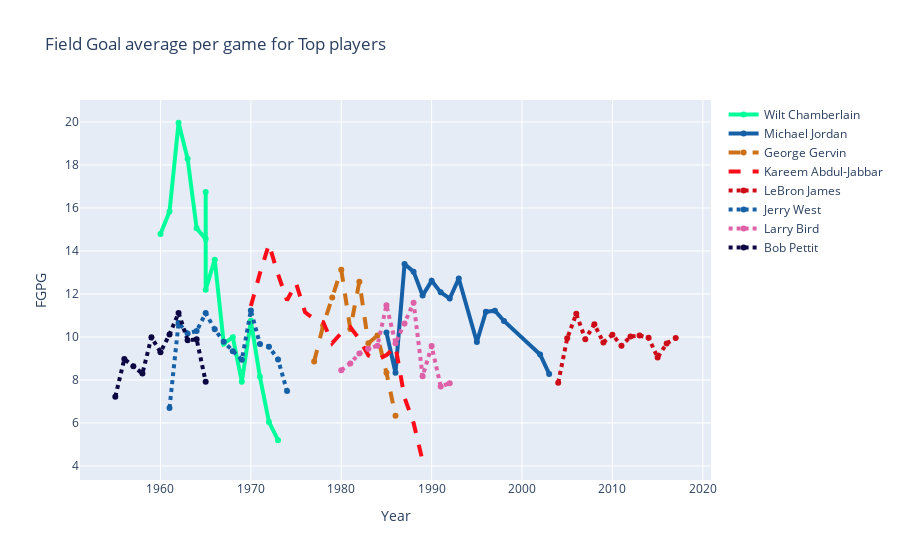

The code cell stored with this chart in its notebook:
### Code cell
trace0 = go.Scatter(
    x = final_df.Year[final_df.Player == 'Wilt Chamberlain*'],
    y = final_df.fgpg[final_df.Player == 'Wilt Chamberlain*'],
    name = 'Wilt Chamberlain',
    connectgaps=True,
    line = dict(
        color = ('rgb(0, 255, 155)'),
        width = 4)
)
trace1 = go.Scatter(
    x = final_df.Year[final_df.Player == 'Michael Jordan*'],
    y = final_df.fgpg[final_df.Player == 'Michael Jordan*'],
    name = 'Michael Jordan',
    connectgaps=True,
    line = dict(
        color = ('rgb(22, 96, 167)'),
        width = 4,)
)
trace2 = go.Scatter(
    x = final_df.Year[final_df.Player == 'George Gervin*'],
    y = final_df.fgpg[final_df.Player == 'George Gervin*'],
    name = 'George Gervin',
    connectgaps=True,
    line = dict(
        color = ('rgb(205, 112, 24)'),
        width = 4,
        dash = 'dash') 
)
trace3 = go.Scatter(
    x = final_df.Year[final_df.Player == 'Kareem Abdul-Jabbar*'],
    y = final_df.fgpg[final_df.Player == 'Kareem Abdul-Jabbar*'],
    name = 'Kareem Abdul-Jabbar',
    connectgaps=True,
    line = dict(
        color = ('rgb(255, 12, 24)'),
        width = 4,
        dash = 'dash')
)
trace4 = go.Scatter(
    x = final_df.Year[final_df.Player == 'LeBron James'],
    y = final_df.fgpg[final_df.Player == 'LeBron James'],
    name = 'LeBron James ',
    connectgaps=True,
    line = dict(
        color = ('rgb(205, 12, 24)'),
        width = 4,
        dash = 'dot')
)
trace5 = go.Scatter(
    x = final_df.Year[final_df.Player == 'Jerry West*'],
    y = final_df.fgpg[final_df.Player == 'Jerry West*'],
    name = 'Jerry West',
    connectgaps=True,
    line = dict(
        color = ('rgb(22, 96, 167)'),
        width = 4,
        dash = 'dot')
)
trace6 = go.Scatter(
    x = final_df.Year[final_df.Player == 'Larry Bird*'],
    y = final_df.fgpg[final_df.Player == 'Larry Bird*'],
    name = 'Larry Bird',
    connectgaps=True,
    line = dict(
        color = ('rgb(222, 96, 167)'),
        width = 4,
        dash = 'dot')
)
trace7 = go.Scatter(
    x = final_df.Year[final_df.Player == 'Bob Pettit*'],
    y = final_df.fgpg[final_df.Player == 'Bob Pettit*'],
    name = 'Bob Pettit',
    connectgaps=True,
    line = dict(
        color = ('rgb(12, 6, 67)'),
        width = 4,
        dash = 'dot')
)
data = [trace0, trace1, trace2, trace3, trace4, trace5, trace6, trace7]

# Edit the layout
layout = dict(title = 'Field Goal average per game for Top players',
              xaxis = dict(title = 'Year'),
              yaxis = dict(title = 'FGPG'),
              )

fig = dict(data=data, layout=layout)
py.iplot(fig, filename='styled-line')

### Figure 1 — Plotly figure (JSON) as saved in the notebook; plotly's stock layout.template omitted (floating-point values rounded to 4 significant figures)
{"data": [{"connectgaps": true, "line": {"color": "rgb(0, 255, 155)", "width": 4}, "name": "Wilt Chamberlain", "type": "scatter", "x": [1960, 1961, 1962, 1963, 1964, 1965, 1965, 1965, 1966, 1967, 1968, 1969, 1970, 1971, 1972, 1973], "y": [14.79, 15.84, 19.96, 18.29, 15.05, 14.56, 16.74, 12.2, 13.59, 9.691, 9.988, 7.914, 10.75, 8.146, 6.049, 5.195]}, {"connectgaps": true, "line": {"color": "rgb(22, 96, 167)", "width": 4}, "name": "Michael Jordan", "type": "scatter", "x": [1985, 1986, 1987, 1988, 1989, 1990, 1991, 1992, 1993, 1995, 1996, 1997, 1998, 2002, 2003], "y": [10.21, 8.333, 13.39, 13.04, 11.93, 12.61, 12.07, 11.79, 12.72, 9.765, 11.17, 11.22, 10.74, 9.183, 8.28]}, {"connectgaps": true, "line": {"color": "rgb(205, 112, 24)", "dash": "dash", "width": 4}, "name": "George Gervin", "type": "scatter", "x": [1977, 1978, 1979, 1980, 1981, 1982, 1983, 1984, 1985, 1986], "y": [8.854, 10.54, 11.84, 13.13, 10.37, 12.57, 9.705, 10.07, 8.333, 6.329]}, {"connectgaps": true, "line": {"color": "rgb(255, 12, 24)", "dash": "dash", "width": 4}, "name": "Kareem Abdul-Jabbar", "type": "scatter", "x": [1970, 1971, 1972, 1973, 1974, 1975, 1976, 1977, 1978, 1979, 1980, 1981, 1982, 1983, 1984, 1985, 1986, 1987, 1988, 1989], "y": [11.44, 12.96, 14.31, 12.92, 11.7, 12.49, 11.15, 10.83, 10.69, 9.713, 10.18, 10.45, 9.908, 9.139, 8.95, 9.152, 9.557, 7.179, 6, 4.23]}, {"connectgaps": true, "line": {"color": "rgb(205, 12, 24)", "dash": "dot", "width": 4}, "name": "LeBron James ", "type": "scatter", "x": [2004, 2005, 2006, 2007, 2008, 2009, 2010, 2011, 2012, 2013, 2014, 2015, 2016, 2017], "y": [7.873, 9.938, 11.08, 9.897, 10.59, 9.741, 10.11, 9.595, 10.02, 10.07, 9.961, 9.043, 9.697, 9.946]}, {"connectgaps": true, "line": {"color": "rgb(22, 96, 167)", "dash": "dot", "width": 4}, "name": "Jerry West", "type": "scatter", "x": [1961, 1962, 1963, 1964, 1965, 1966, 1967, 1968, 1969, 1970, 1971, 1972, 1973, 1974], "y": [6.696, 10.65, 10.16, 10.28, 11.11, 10.35, 9.773, 9.333, 8.934, 11.23, 9.667, 9.545, 8.957, 7.484]}, {"connectgaps": true, "line": {"color": "rgb(222, 96, 167)", "dash": "dot", "width": 4}, "name": "Larry Bird", "type": "scatter", "x": [1980, 1981, 1982, 1983, 1984, 1985, 1986, 1987, 1988, 1989, 1990, 1991, 1992], "y": [8.451, 8.768, 9.234, 9.456, 9.595, 11.47, 9.707, 10.62, 11.59, 8.167, 9.573, 7.7, 7.844]}, {"connectgaps": true, "line": {"color": "rgb(12, 6, 67)", "dash": "dot", "width": 4}, "name": "Bob Pettit", "type": "scatter", "x": [1955, 1956, 1957, 1958, 1959, 1960, 1961, 1962, 1963, 1964, 1965], "y": [7.222, 8.972, 8.634, 8.3, 9.986, 9.292, 10.12, 11.12, 9.848, 9.887, 7.92]}], "layout": {"title": {"text": "Field Goal average per game for Top players"}, "xaxis": {"title": {"text": "Year"}}, "yaxis": {"title": {"text": "FGPG"}}}}
